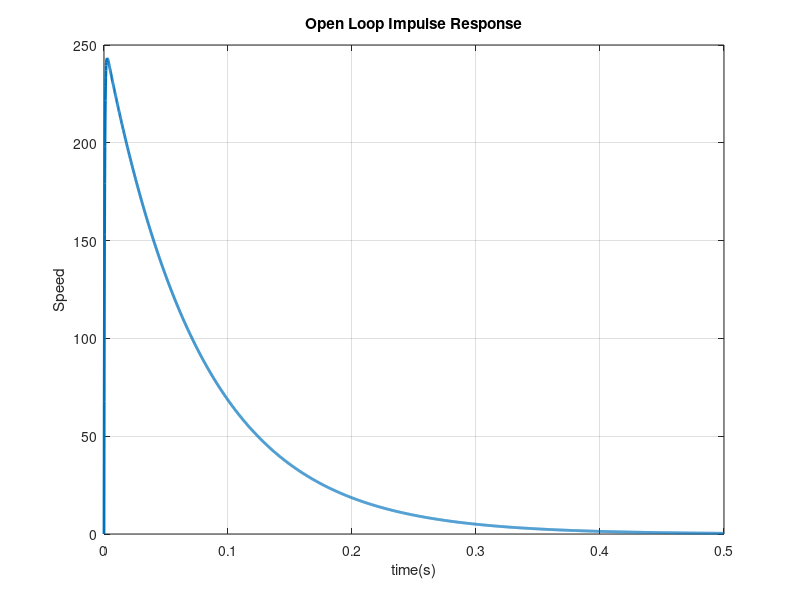
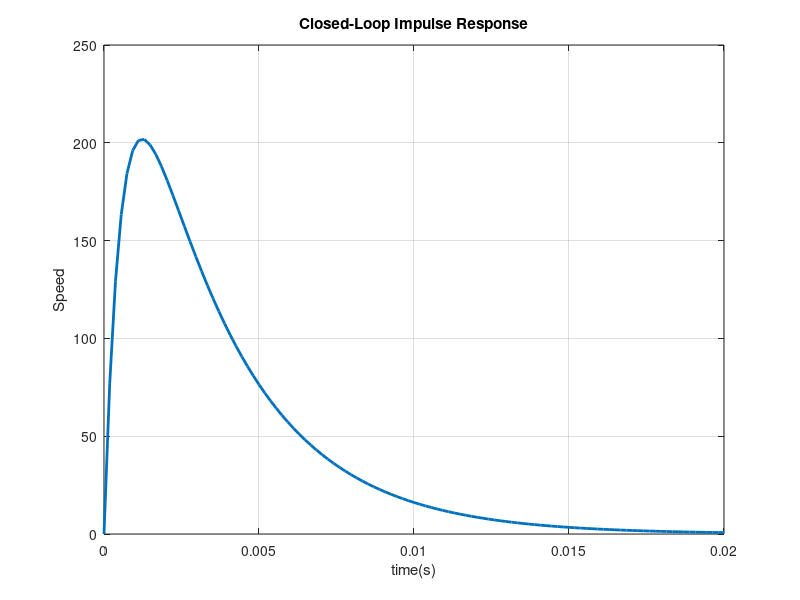

Write MATLAB code to recreate these figures, in order.
% =========================================================================
% Modeling a DC motor as a second-order system in Octave.
% =========================================================================
% Dependencies:
%   GNU Octave + Control Package
%   (install using: pkg install -forge control)
% =========================================================================

clear; clc; close all;
pkg load control;

% --- Motor parameters (example values; replace with your data) ---
R  = 1.0;      % Armature resistance (Ohm)
L  = 0.5e-3;   % Armature inductance (H)
Kt = 0.05;     % Torque constant (N·m/A)
Ke = 0.05;     % Back-EMF constant (V·s/rad)
J  = 2.0e-4;   % Rotor inertia (kg·m^2)
B  = 1.0e-4;   % Viscous friction (N·m·s/rad)

% --- Transfer function: speed (rad/s) per input voltage (V) ---
num = [Kt];
den = conv([J, B], [L, R]) + [0, 0, Kt*Ke];  % (Js+B)(Ls+R) + Kt*Ke
G = tf(num, den);    % Plant
H = feedback(G,1);

% Open-Loop Impulse Response
figure;
[y, t] = impulse(G);
plot(t,y, "LineWidth", 2);
title("Open Loop Impulse Response");
xlabel("time(s)");
ylabel("Speed");
grid on;
print('-dpng', '../results/impulse_response_open.png');


% Closed-Loop Impulse Response
figure;
[y1, t] = impulse(H);
plot(t,y1, "LineWidth", 2);
title("Closed-Loop Impulse Response");
xlabel("time(s)");
ylabel("Speed");
grid on;
print("../results/impulse_response_closed.png", "-dpng"); % Save plot



% --- Notes ---
% The impulse response shows how a system reacts to a sudden disturbance,
% and how quickly it returns to steady-state — which gives insight into how
% it might recover from brief noise-like inputs.

% Open-loop response dissipates sudden input response in about 0.4s.
% Closed-loop response dissipates sudden input response in about 0.02s.

